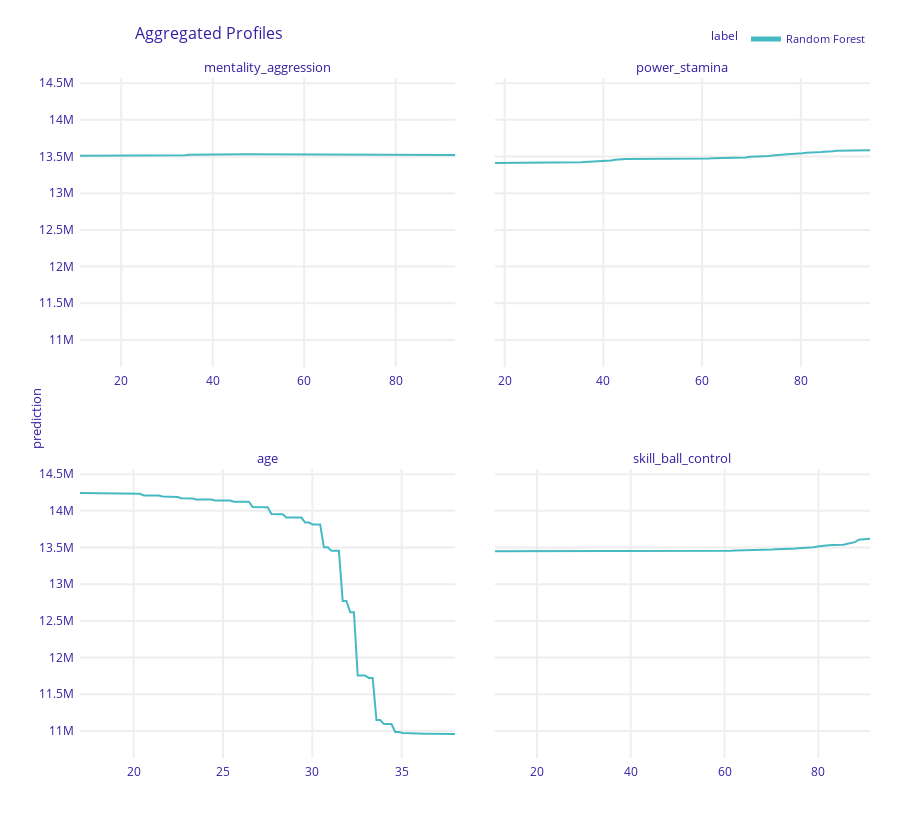

Notebook cell for this chart:
### Code cell
pdp = explainer.model_profile(type = 'partial', N=800)

pdp.plot(variables = ['mentality_aggression', 'power_stamina',
                       'age', 'skill_ball_control'])

### Figure 1 — Plotly figure (JSON) as saved in the notebook; plotly's stock layout.template omitted (floating-point values rounded to 4 significant figures; data arrays with more than 128 entries replaced by an {"elided": "..."} marker saying what was removed)
{"data": [{"customdata": {"elided": "101x3 mixed values"}, "hovertemplate": "<b>%{hovertext}</b><br><br>prediction=%{y:.3f}<br>mean_prediction=%{customdata[0]:.3f}<extra></extra>", "hovertext": ["Random Forest", "Random Forest", "Random Forest", "Random Forest", "Random Forest", "Random Forest", "Random Forest", "Random Forest", "Random Forest", "Random Forest", "Random Forest", "Random Forest", "Random Forest", "Random Forest", "Random Forest", "Random Forest", "Random Forest", "Random Forest", "Random Forest", "Random Forest", "Random Forest", "Random Forest", "Random Forest", "Random Forest", "Random Forest", "Random Forest", "Random Forest", "Random Forest", "Random Forest", "Random Forest", "Random Forest", "Random Forest", "Random Forest", "Random Forest", "Random Forest", "Random Forest", "Random Forest", "Random Forest", "Random Forest", "Random Forest", "Random Forest", "Random Forest", "Random Forest", "Random Forest", "Random Forest", "Random Forest", "Random Forest", "Random Forest", "Random Forest", "Random Forest", "Random Forest", "Random Forest", "Random Forest", "Random Forest", "Random Forest", "Random Forest", "Random Forest", "Random Forest", "Random Forest", "Random Forest", "Random Forest", "Random Forest", "Random Forest", "Random Forest", "Random Forest", "Random Forest", "Random Forest", "Random Forest", "Random Forest", "Random Forest", "Random Forest", "Random Forest", "Random Forest", "Random Forest", "Random Forest", "Random Forest", "Random Forest", "Random Forest", "Random Forest", "Random Forest", "Random Forest", "Random Forest", "Random Forest", "Random Forest", "Random Forest", "Random Forest", "Random Forest", "Random Forest", "Random Forest", "Random Forest", "Random Forest", "Random Forest", "Random Forest", "Random Forest", "Random Forest", "Random Forest", "Random Forest", "Random Forest", "Random Forest", "Random Forest", "Random Forest"], "legendgroup": "Random Forest", "line": {"color": "#46bac2", "dash": "solid", "width": 2}, "marker": {"symbol": "circle"}, "mode": "lines", "name": "Random Forest", "opacity": 1, "orientation": "v", "showlegend": true, "type": "scatter", "x": [11, 11.82, 12.64, 13.46, 14.28, 15.1, 15.92, 16.74, 17.56, 18.38, 19.2, 20.02, 20.84, 21.66, 22.48, 23.3, 24.12, 24.94, 25.76, 26.58, 27.4, 28.22, 29.04, 29.86, 30.68, 31.5, 32.32, 33.14, 33.96, 34.78, 35.6, 36.42, 37.24, 38.06, 38.88, 39.7, 40.52, 41.34, 42.16, 42.98, 43.8, 44.62, 45.44, 46.26, 47.08, 47.9, 48.72, 49.54, 50.36, 51.18, 52, 52.82, 53.64, 54.46, 55.28, 56.1, 56.92, 57.74, 58.56, 59.38, 60.2, 61.02, 61.84, 62.66, 63.48, 64.3, 65.12, 65.94, 66.76, 67.58, 68.4, 69.22, 70.04, 70.86, 71.68, 72.5, 73.32, 74.14, 74.96, 75.78, 76.6, 77.42, 78.24, 79.06, 79.88, 80.7, 81.52, 82.34, 83.16, 83.98, 84.8, 85.62, 86.44, 87.26, 88.08, 88.9, 89.72, 90.54, 91.36, 92.18, 93], "xaxis": "x3", "y": [13510000.0, 13510000.0, 13510000.0, 13510000.0, 13510000.0, 13510000.0, 13510000.0, 13510000.0, 13510000.0, 13510000.0, 13510000.0, 13510000.0, 13510000.0, 13510000.0, 13510000.0, 13510000.0, 13510000.0, 13510000.0, 13510000.0, 13510000.0, 13510000.0, 13510000.0, 13510000.0, 13510000.0, 13510000.0, 13510000.0, 13510000.0, 13520000.0, 13520000.0, 13520000.0, 13530000.0, 13530000.0, 13530000.0, 13530000.0, 13530000.0, 13530000.0, 13530000.0, 13530000.0, 13530000.0, 13530000.0, 13530000.0, 13530000.0, 13530000.0, 13530000.0, 13530000.0, 13530000.0, 13530000.0, 13530000.0, 13530000.0, 13530000.0, 13530000.0, 13530000.0, 13530000.0, 13530000.0, 13530000.0, 13530000.0, 13530000.0, 13530000.0, 13530000.0, 13530000.0, 13530000.0, 13530000.0, 13530000.0, 13530000.0, 13530000.0, 13530000.0, 13530000.0, 13530000.0, 13530000.0, 13530000.0, 13530000.0, 13530000.0, 13530000.0, 13530000.0, 13520000.0, 13530000.0, 13520000.0, 13520000.0, 13520000.0, 13530000.0, 13520000.0, 13530000.0, 13520000.0, 13520000.0, 13520000.0, 13520000.0, 13520000.0, 13520000.0, 13520000.0, 13520000.0, 13520000.0, 13520000.0, 13520000.0, 13520000.0, 13520000.0, 13520000.0, 13520000.0, 13520000.0, 13520000.0, 13520000.0, 13520000.0], "yaxis": "y3"}, {"customdata": {"elided": "101x3 mixed values"}, "hovertemplate": "<b>%{hovertext}</b><br><br>prediction=%{y:.3f}<br>mean_prediction=%{customdata[0]:.3f}<extra></extra>", "hovertext": ["Random Forest", "Random Forest", "Random Forest", "Random Forest", "Random Forest", "Random Forest", "Random Forest", "Random Forest", "Random Forest", "Random Forest", "Random Forest", "Random Forest", "Random Forest", "Random Forest", "Random Forest", "Random Forest", "Random Forest", "Random Forest", "Random Forest", "Random Forest", "Random Forest", "Random Forest", "Random Forest", "Random Forest", "Random Forest", "Random Forest", "Random Forest", "Random Forest", "Random Forest", "Random Forest", "Random Forest", "Random Forest", "Random Forest", "Random Forest", "Random Forest", "Random Forest", "Random Forest", "Random Forest", "Random Forest", "Random Forest", "Random Forest", "Random Forest", "Random Forest", "Random Forest", "Random Forest", "Random Forest", "Random Forest", "Random Forest", "Random Forest", "Random Forest", "Random Forest", "Random Forest", "Random Forest", "Random Forest", "Random Forest", "Random Forest", "Random Forest", "Random Forest", "Random Forest", "Random Forest", "Random Forest", "Random Forest", "Random Forest", "Random Forest", "Random Forest", "Random Forest", "Random Forest", "Random Forest", "Random Forest", "Random Forest", "Random Forest", "Random Forest", "Random Forest", "Random Forest", "Random Forest", "Random Forest", "Random Forest", "Random Forest", "Random Forest", "Random Forest", "Random Forest", "Random Forest", "Random Forest", "Random Forest", "Random Forest", "Random Forest", "Random Forest", "Random Forest", "Random Forest", "Random Forest", "Random Forest", "Random Forest", "Random Forest", "Random Forest", "Random Forest", "Random Forest", "Random Forest", "Random Forest", "Random Forest", "Random Forest", "Random Forest"], "legendgroup": "Random Forest", "line": {"color": "#46bac2", "dash": "solid", "width": 2}, "marker": {"symbol": "circle"}, "mode": "lines", "name": "Random Forest", "opacity": 1, "orientation": "v", "showlegend": false, "type": "scatter", "x": [18, 18.76, 19.52, 20.28, 21.04, 21.8, 22.56, 23.32, 24.08, 24.84, 25.6, 26.36, 27.12, 27.88, 28.64, 29.4, 30.16, 30.92, 31.68, 32.44, 33.2, 33.96, 34.72, 35.48, 36.24, 37, 37.76, 38.52, 39.28, 40.04, 40.8, 41.56, 42.32, 43.08, 43.84, 44.6, 45.36, 46.12, 46.88, 47.64, 48.4, 49.16, 49.92, 50.68, 51.44, 52.2, 52.96, 53.72, 54.48, 55.24, 56, 56.76, 57.52, 58.28, 59.04, 59.8, 60.56, 61.32, 62.08, 62.84, 63.6, 64.36, 65.12, 65.88, 66.64, 67.4, 68.16, 68.92, 69.68, 70.44, 71.2, 71.96, 72.72, 73.48, 74.24, 75, 75.76, 76.52, 77.28, 78.04, 78.8, 79.56, 80.32, 81.08, 81.84, 82.6, 83.36, 84.12, 84.88, 85.64, 86.4, 87.16, 87.92, 88.68, 89.44, 90.2, 90.96, 91.72, 92.48, 93.24, 94], "xaxis": "x4", "y": [13410000.0, 13410000.0, 13410000.0, 13410000.0, 13410000.0, 13410000.0, 13410000.0, 13410000.0, 13410000.0, 13410000.0, 13410000.0, 13410000.0, 13410000.0, 13410000.0, 13410000.0, 13410000.0, 13410000.0, 13410000.0, 13410000.0, 13410000.0, 13420000.0, 13420000.0, 13420000.0, 13420000.0, 13420000.0, 13430000.0, 13430000.0, 13430000.0, 13430000.0, 13440000.0, 13440000.0, 13450000.0, 13460000.0, 13460000.0, 13460000.0, 13460000.0, 13460000.0, 13470000.0, 13470000.0, 13470000.0, 13470000.0, 13470000.0, 13470000.0, 13470000.0, 13470000.0, 13470000.0, 13470000.0, 13470000.0, 13470000.0, 13470000.0, 13470000.0, 13470000.0, 13470000.0, 13470000.0, 13470000.0, 13470000.0, 13470000.0, 13470000.0, 13480000.0, 13480000.0, 13480000.0, 13480000.0, 13480000.0, 13480000.0, 13490000.0, 13490000.0, 13490000.0, 13490000.0, 13500000.0, 13500000.0, 13500000.0, 13500000.0, 13510000.0, 13510000.0, 13510000.0, 13520000.0, 13530000.0, 13530000.0, 13530000.0, 13530000.0, 13540000.0, 13540000.0, 13540000.0, 13550000.0, 13560000.0, 13560000.0, 13560000.0, 13560000.0, 13560000.0, 13570000.0, 13570000.0, 13580000.0, 13580000.0, 13580000.0, 13580000.0, 13580000.0, 13580000.0, 13580000.0, 13580000.0, 13580000.0, 13580000.0], "yaxis": "y4"}, {"customdata": {"elided": "101x3 mixed values"}, "hovertemplate": "<b>%{hovertext}</b><br><br>prediction=%{y:.3f}<br>mean_prediction=%{customdata[0]:.3f}<extra></extra>", "hovertext": ["Random Forest", "Random Forest", "Random Forest", "Random Forest", "Random Forest", "Random Forest", "Random Forest", "Random Forest", "Random Forest", "Random Forest", "Random Forest", "Random Forest", "Random Forest", "Random Forest", "Random Forest", "Random Forest", "Random Forest", "Random Forest", "Random Forest", "Random Forest", "Random Forest", "Random Forest", "Random Forest", "Random Forest", "Random Forest", "Random Forest", "Random Forest", "Random Forest", "Random Forest", "Random Forest", "Random Forest", "Random Forest", "Random Forest", "Random Forest", "Random Forest", "Random Forest", "Random Forest", "Random Forest", "Random Forest", "Random Forest", "Random Forest", "Random Forest", "Random Forest", "Random Forest", "Random Forest", "Random Forest", "Random Forest", "Random Forest", "Random Forest", "Random Forest", "Random Forest", "Random Forest", "Random Forest", "Random Forest", "Random Forest", "Random Forest", "Random Forest", "Random Forest", "Random Forest", "Random Forest", "Random Forest", "Random Forest", "Random Forest", "Random Forest", "Random Forest", "Random Forest", "Random Forest", "Random Forest", "Random Forest", "Random Forest", "Random Forest", "Random Forest", "Random Forest", "Random Forest", "Random Forest", "Random Forest", "Random Forest", "Random Forest", "Random Forest", "Random Forest", "Random Forest", "Random Forest", "Random Forest", "Random Forest", "Random Forest", "Random Forest", "Random Forest", "Random Forest", "Random Forest", "Random Forest", "Random Forest", "Random Forest", "Random Forest", "Random Forest", "Random Forest", "Random Forest", "Random Forest", "Random Forest", "Random Forest", "Random Forest", "Random Forest"], "legendgroup": "Random Forest", "line": {"color": "#46bac2", "dash": "solid", "width": 2}, "marker": {"symbol": "circle"}, "mode": "lines", "name": "Random Forest", "opacity": 1, "orientation": "v", "showlegend": false, "type": "scatter", "x": [17, 17.21, 17.42, 17.63, 17.84, 18.05, 18.26, 18.47, 18.68, 18.89, 19.1, 19.31, 19.52, 19.73, 19.94, 20.15, 20.36, 20.57, 20.78, 20.99, 21.2, 21.41, 21.62, 21.83, 22.04, 22.25, 22.46, 22.67, 22.88, 23.09, 23.3, 23.51, 23.72, 23.93, 24.14, 24.35, 24.56, 24.77, 24.98, 25.19, 25.4, 25.61, 25.82, 26.03, 26.24, 26.45, 26.66, 26.87, 27.08, 27.29, 27.5, 27.71, 27.92, 28.13, 28.34, 28.55, 28.76, 28.97, 29.18, 29.39, 29.6, 29.81, 30.02, 30.23, 30.44, 30.65, 30.86, 31.07, 31.28, 31.49, 31.7, 31.91, 32.12, 32.33, 32.54, 32.75, 32.96, 33.17, 33.38, 33.59, 33.8, 34.01, 34.22, 34.43, 34.64, 34.85, 35.06, 35.27, 35.48, 35.69, 35.9, 36.11, 36.32, 36.53, 36.74, 36.95, 37.16, 37.37, 37.58, 37.79, 38], "xaxis": "x", "y": [14240000.0, 14240000.0, 14240000.0, 14240000.0, 14240000.0, 14240000.0, 14240000.0, 14240000.0, 14240000.0, 14240000.0, 14240000.0, 14240000.0, 14230000.0, 14230000.0, 14230000.0, 14230000.0, 14230000.0, 14210000.0, 14210000.0, 14210000.0, 14210000.0, 14210000.0, 14200000.0, 14200000.0, 14190000.0, 14190000.0, 14190000.0, 14170000.0, 14170000.0, 14170000.0, 14170000.0, 14160000.0, 14160000.0, 14160000.0, 14150000.0, 14150000.0, 14140000.0, 14140000.0, 14140000.0, 14140000.0, 14140000.0, 14120000.0, 14120000.0, 14120000.0, 14120000.0, 14120000.0, 14050000.0, 14050000.0, 14050000.0, 14050000.0, 14050000.0, 13960000.0, 13960000.0, 13950000.0, 13950000.0, 13910000.0, 13910000.0, 13910000.0, 13910000.0, 13910000.0, 13840000.0, 13840000.0, 13810000.0, 13810000.0, 13810000.0, 13500000.0, 13500000.0, 13450000.0, 13450000.0, 13450000.0, 12770000.0, 12770000.0, 12620000.0, 12620000.0, 11750000.0, 11750000.0, 11750000.0, 11720000.0, 11720000.0, 11150000.0, 11150000.0, 11090000.0, 11090000.0, 11090000.0, 10990000.0, 10990000.0, 10970000.0, 10970000.0, 10970000.0, 10960000.0, 10960000.0, 10960000.0, 10960000.0, 10960000.0, 10960000.0, 10960000.0, 10960000.0, 10960000.0, 10960000.0, 10960000.0, 10960000.0], "yaxis": "y"}, {"customdata": {"elided": "101x3 mixed values"}, "hovertemplate": "<b>%{hovertext}</b><br><br>prediction=%{y:.3f}<br>mean_prediction=%{customdata[0]:.3f}<extra></extra>", "hovertext": ["Random Forest", "Random Forest", "Random Forest", "Random Forest", "Random Forest", "Random Forest", "Random Forest", "Random Forest", "Random Forest", "Random Forest", "Random Forest", "Random Forest", "Random Forest", "Random Forest", "Random Forest", "Random Forest", "Random Forest", "Random Forest", "Random Forest", "Random Forest", "Random Forest", "Random Forest", "Random Forest", "Random Forest", "Random Forest", "Random Forest", "Random Forest", "Random Forest", "Random Forest", "Random Forest", "Random Forest", "Random Forest", "Random Forest", "Random Forest", "Random Forest", "Random Forest", "Random Forest", "Random Forest", "Random Forest", "Random Forest", "Random Forest", "Random Forest", "Random Forest", "Random Forest", "Random Forest", "Random Forest", "Random Forest", "Random Forest", "Random Forest", "Random Forest", "Random Forest", "Random Forest", "Random Forest", "Random Forest", "Random Forest", "Random Forest", "Random Forest", "Random Forest", "Random Forest", "Random Forest", "Random Forest", "Random Forest", "Random Forest", "Random Forest", "Random Forest", "Random Forest", "Random Forest", "Random Forest", "Random Forest", "Random Forest", "Random Forest", "Random Forest", "Random Forest", "Random Forest", "Random Forest", "Random Forest", "Random Forest", "Random Forest", "Random Forest", "Random Forest", "Random Forest", "Random Forest", "Random Forest", "Random Forest", "Random Forest", "Random Forest", "Random Forest", "Random Forest", "Random Forest", "Random Forest", "Random Forest", "Random Forest", "Random Forest", "Random Forest", "Random Forest", "Random Forest", "Random Forest", "Random Forest", "Random Forest", "Random Forest", "Random Forest"], "legendgroup": "Random Forest", "line": {"color": "#46bac2", "dash": "solid", "width": 2}, "marker": {"symbol": "circle"}, "mode": "lines", "name": "Random Forest", "opacity": 1, "orientation": "v", "showlegend": false, "type": "scatter", "x": [11, 11.8, 12.6, 13.4, 14.2, 15, 15.8, 16.6, 17.4, 18.2, 19, 19.8, 20.6, 21.4, 22.2, 23, 23.8, 24.6, 25.4, 26.2, 27, 27.8, 28.6, 29.4, 30.2, 31, 31.8, 32.6, 33.4, 34.2, 35, 35.8, 36.6, 37.4, 38.2, 39, 39.8, 40.6, 41.4, 42.2, 43, 43.8, 44.6, 45.4, 46.2, 47, 47.8, 48.6, 49.4, 50.2, 51, 51.8, 52.6, 53.4, 54.2, 55, 55.8, 56.6, 57.4, 58.2, 59, 59.8, 60.6, 61.4, 62.2, 63, 63.8, 64.6, 65.4, 66.2, 67, 67.8, 68.6, 69.4, 70.2, 71, 71.8, 72.6, 73.4, 74.2, 75, 75.8, 76.6, 77.4, 78.2, 79, 79.8, 80.6, 81.4, 82.2, 83, 83.8, 84.6, 85.4, 86.2, 87, 87.8, 88.6, 89.4, 90.2, 91], "xaxis": "x2", "y": [13450000.0, 13450000.0, 13450000.0, 13450000.0, 13450000.0, 13450000.0, 13450000.0, 13450000.0, 13450000.0, 13450000.0, 13450000.0, 13450000.0, 13450000.0, 13450000.0, 13450000.0, 13450000.0, 13450000.0, 13450000.0, 13450000.0, 13450000.0, 13450000.0, 13450000.0, 13450000.0, 13450000.0, 13450000.0, 13450000.0, 13450000.0, 13450000.0, 13450000.0, 13450000.0, 13450000.0, 13450000.0, 13450000.0, 13450000.0, 13450000.0, 13450000.0, 13450000.0, 13450000.0, 13450000.0, 13450000.0, 13450000.0, 13450000.0, 13450000.0, 13450000.0, 13450000.0, 13450000.0, 13450000.0, 13450000.0, 13450000.0, 13460000.0, 13460000.0, 13460000.0, 13460000.0, 13460000.0, 13460000.0, 13460000.0, 13460000.0, 13460000.0, 13460000.0, 13460000.0, 13460000.0, 13460000.0, 13460000.0, 13460000.0, 13460000.0, 13460000.0, 13470000.0, 13470000.0, 13470000.0, 13470000.0, 13470000.0, 13470000.0, 13470000.0, 13470000.0, 13470000.0, 13480000.0, 13480000.0, 13480000.0, 13480000.0, 13480000.0, 13490000.0, 13490000.0, 13490000.0, 13490000.0, 13500000.0, 13500000.0, 13510000.0, 13520000.0, 13520000.0, 13530000.0, 13540000.0, 13540000.0, 13540000.0, 13540000.0, 13550000.0, 13560000.0, 13570000.0, 13610000.0, 13610000.0, 13620000.0, 13620000.0], "yaxis": "y2"}], "layout": {"annotations": [{"font": {"size": 13}, "showarrow": false, "text": "age", "x": 0.2375, "xanchor": "center", "xref": "paper", "y": 0.425, "yanchor": "bottom", "yref": "paper"}, {"font": {"size": 13}, "showarrow": false, "text": "skill_ball_control", "x": 0.7625, "xanchor": "center", "xref": "paper", "y": 0.425, "yanchor": "bottom", "yref": "paper"}, {"font": {"size": 13}, "showarrow": false, "text": "mentality_aggression", "x": 0.2375, "xanchor": "center", "xref": "paper", "y": 1, "yanchor": "bottom", "yref": "paper"}, {"font": {"size": 13}, "showarrow": false, "text": "power_stamina", "x": 0.7625, "xanchor": "center", "xref": "paper", "y": 1, "yanchor": "bottom", "yref": "paper"}, {"font": {"size": 13}, "showarrow": false, "text": "prediction", "textangle": -90, "x": -0.07, "xref": "paper", "y": 0.5, "yref": "paper"}], "font": {"color": "#371ea3"}, "height": 829, "hovermode": "x unified", "legend": {"font": {"size": 11}, "itemsizing": "constant", "orientation": "h", "title": {"font": {"size": 12}, "text": "label"}, "tracegroupgap": 0, "x": 1, "xanchor": "right", "y": 1.036, "yanchor": "bottom"}, "margin": {"b": 71, "r": 30, "t": 78}, "title": {"font": {"size": 16}, "text": "Aggregated Profiles", "x": 0.15}, "xaxis": {"anchor": "y", "automargin": true, "domain": [0, 0.475], "fixedrange": true, "gridwidth": 2, "showticklabels": true, "tickcolor": "white", "ticklen": 3, "ticks": "outside", "title": {"text": ""}, "type": "linear", "zeroline": false}, "xaxis2": {"anchor": "y2", "automargin": true, "domain": [0.525, 1], "fixedrange": true, "gridwidth": 2, "showticklabels": true, "tickcolor": "white", "ticklen": 3, "ticks": "outside", "title": {"text": ""}, "type": "linear", "zeroline": false}, "xaxis3": {"anchor": "y3", "automargin": true, "domain": [0, 0.475], "fixedrange": true, "gridwidth": 2, "showticklabels": true, "tickcolor": "white", "ticklen": 3, "ticks": "outside", "title": {"text": ""}, "type": "linear", "zeroline": false}, "xaxis4": {"anchor": "y4", "automargin": true, "domain": [0.525, 1], "fixedrange": true, "gridwidth": 2, "showticklabels": true, "tickcolor": "white", "ticklen": 3, "ticks": "outside", "title": {"text": ""}, "type": "linear", "zeroline": false}, "yaxis": {"anchor": "x", "automargin": true, "domain": [0, 0.425], "fixedrange": true, "gridwidth": 2, "range": [10630000.0, 14570000.0], "tickcolor": "white", "ticklen": 3, "ticks": "outside", "title": {"text": ""}, "type": "linear", "zeroline": false}, "yaxis2": {"anchor": "x2", "automargin": true, "domain": [0, 0.425], "fixedrange": true, "gridwidth": 2, "matches": "y", "showticklabels": false, "tickcolor": "white", "ticklen": 3, "ticks": "outside", "title": {"text": ""}, "type": "linear", "zeroline": false}, "yaxis3": {"anchor": "x3", "automargin": true, "domain": [0.575, 1], "fixedrange": true, "gridwidth": 2, "matches": "y", "range": [10630000.0, 14570000.0], "tickcolor": "white", "ticklen": 3, "ticks": "outside", "title": {"text": ""}, "type": "linear", "zeroline": false}, "yaxis4": {"anchor": "x4", "automargin": true, "domain": [0.575, 1], "fixedrange": true, "gridwidth": 2, "matches": "y", "showticklabels": false, "tickcolor": "white", "ticklen": 3, "ticks": "outside", "title": {"text": ""}, "type": "linear", "zeroline": false}}}
